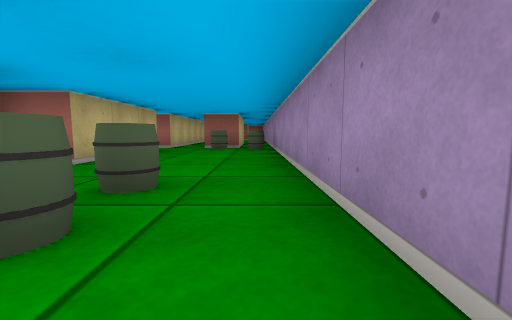
[1] (above)

17 first-person views from a walk through a cub3D ray-caster map. The camera is about half as high as the walls, tilts 6° down and sees 90° across. The floor is counted in squares. Each view is taken from the middle of a square. On the plan, view 1 faces up. The plan holds only what a view shows up to about 9 squares ahead; the rest is blank. The place goes on beyond the plan.

[2]
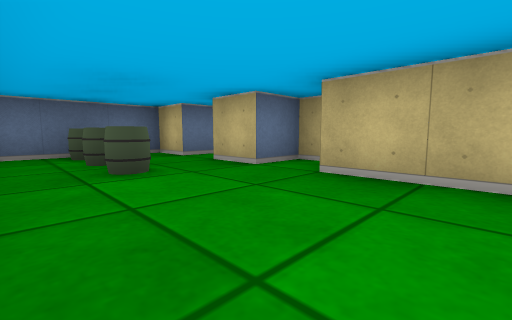

[3]
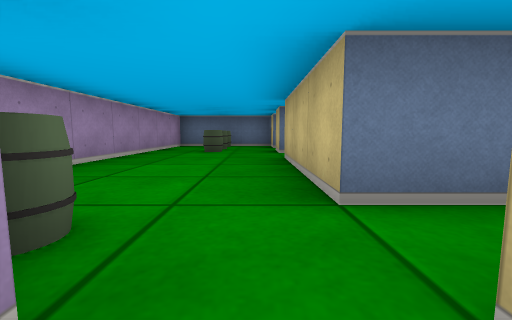

[4]
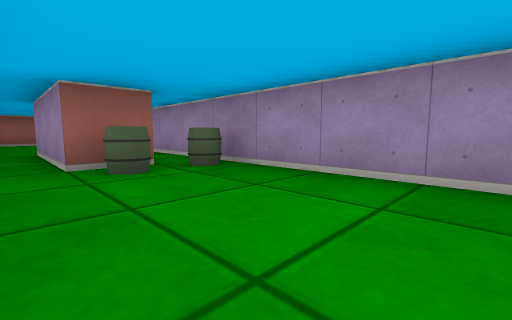

[5]
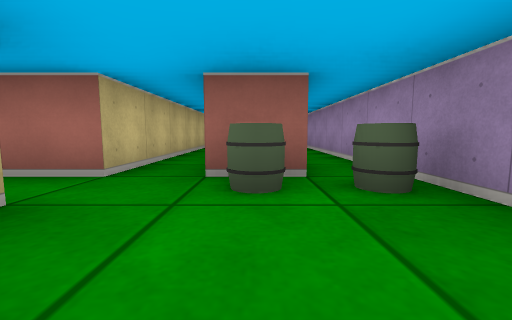

[6]
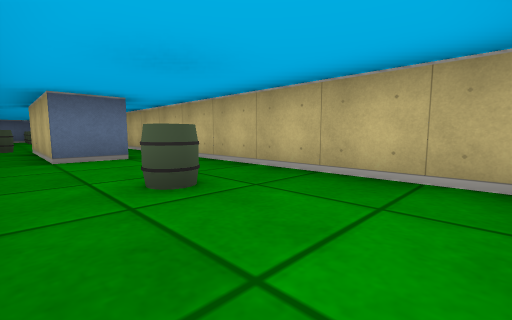

[7]
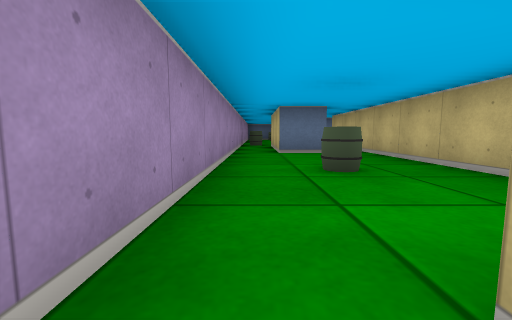

[8]
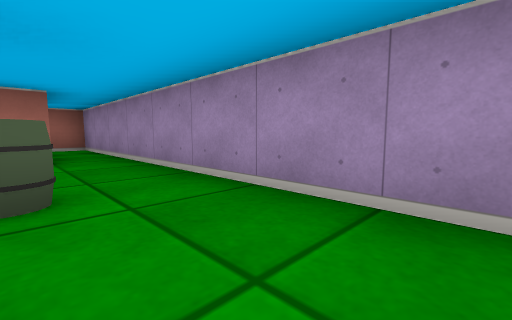

[9]
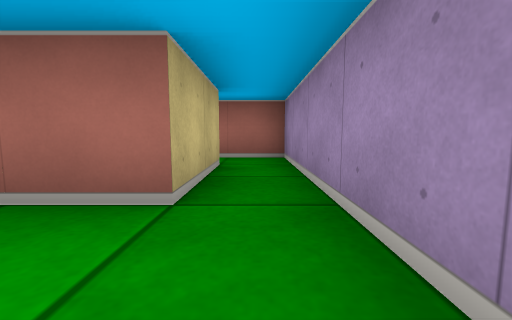

[10]
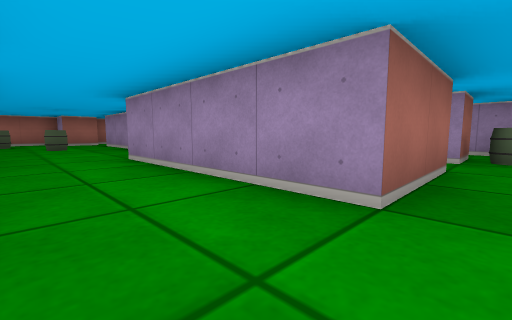

[11]
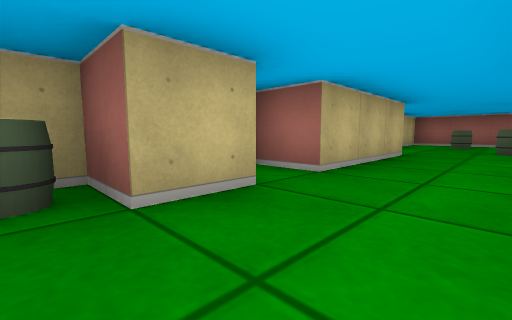

[12]
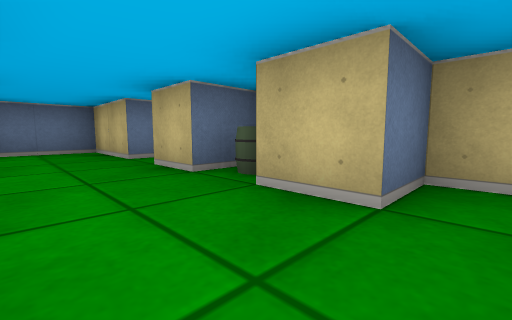

[13]
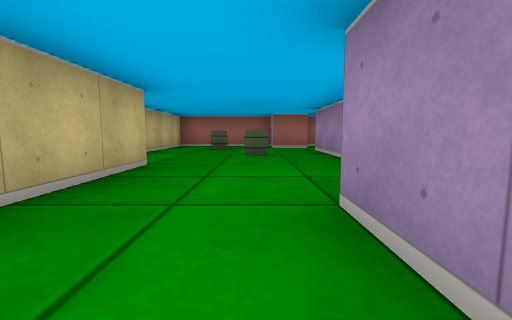

[14]
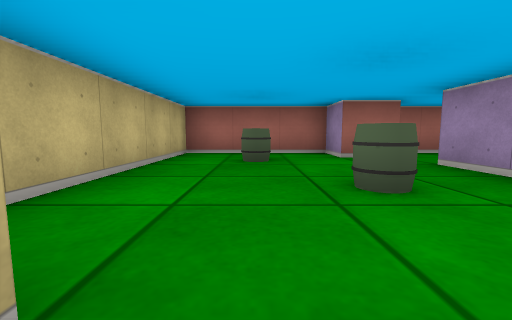

[15]
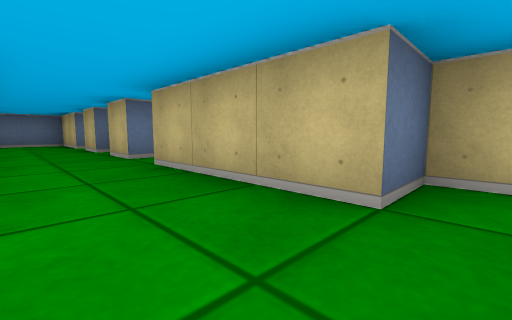

[16]
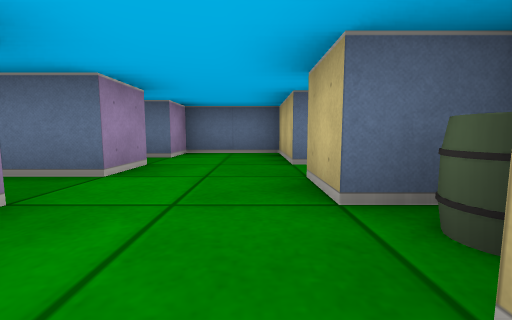

[17]
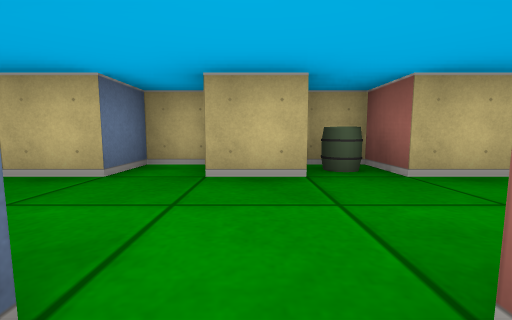

### Floor plan
Ten units are one square. View 1 is at (0, 0); x grows to the right and y downward. Boxes are objects, and circles mark ways between rooms. Rooms are numbered by the first view taken in them; rooms with no view inside come last. Other rooms are left out.
<svg viewBox="-80 -190 90 200">
<path fill="none" stroke="#000" d="M-35 -30 -35 -25 -25 -25 -25 -15M-5 -75 -15 -75M-25 -75 -45 -75M-32 -5 -25 -5 -25 5 5 5 5 -75M-45 -65 -25 -65 -25 -35 -31 -35M-25 -151 -25 -75M-15 -75 -15 -105 -5 -105 -5 -75M5 -75 5 -175M-5 -175 -5 -155 -20 -155M-75 -101 -75 -95 -65 -95 -65 -85 -75 -85 -75 -75 -65 -75 -65 -65M-35 -144 -35 -165M-45 -75 -45 -115M-45 -175 -45 -185 -75 -185 -75 -135 -65 -135 -65 -105 -75 -105M-75 -64 -75 -55 -65 -55 -65 -35 -45 -35 -45 -45 -40 -45M-45 -55 -45 -65M-34 -175 -45 -175M5 -175 5 -185 -34 -185"/>
<rect x="-15" y="-5" width="10" height="10" fill="#bbb"><title>barrel</title></rect>
<rect x="-15" y="-15" width="10" height="10" fill="#bbb"><title>barrel</title></rect>
<rect x="-15" y="-25" width="10" height="10" fill="#bbb"><title>barrel</title></rect>
<rect x="-15" y="-75" width="10" height="10" fill="#bbb"><title>barrel</title></rect>
<rect x="-5" y="-75" width="10" height="10" fill="#bbb"><title>barrel</title></rect>
<rect x="-15" y="-135" width="10" height="10" fill="#bbb"><title>barrel</title></rect>
<rect x="-75" y="-85" width="10" height="10" fill="#bbb"><title>barrel</title></rect>
<rect x="-65" y="-175" width="10" height="10" fill="#bbb"><title>barrel</title></rect>
<rect x="-55" y="-155" width="10" height="10" fill="#bbb"><title>barrel</title></rect>
<circle cx="-10" cy="-80" r="3" fill="#2a7"/>
<circle cx="-35" cy="-70" r="3" fill="#2a7"/>
<circle cx="0" cy="-165" r="3" fill="#2a7"/>
<circle cx="-40" cy="-170" r="3" fill="#2a7"/>
<text x="-10" y="-40">1</text>
<text x="-10" y="-120">2</text>
<text x="-60" y="-120">3</text>
<text x="-20" y="-180">4</text>
</svg>
Room 1 opens to room 2. Room 1 opens to room 3. Room 2 opens to room 4. Room 3 opens to room 4.

Where each view was taken, in squares from view 1:
view 1: 0 up, 0 right, facing up
view 2: 5 up, 0 right, facing down-left
view 3: 8 up, 2 left, facing down
view 4: 4 up, 2 left, facing up-right
view 5: 5 up, 1 left, facing up
view 6: 15 up, 0 right, facing down-left
view 7: 16 up, 0 right, facing down
view 8: 11 up, 1 left, facing up-right
view 9: 14 up, 0 right, facing up
view 10: 7 up, 6 left, facing up-right
view 11: 8 up, 5 left, facing up-left
view 12: 10 up, 5 left, facing down-left
view 13: 10 up, 5 left, facing up
view 14: 13 up, 6 left, facing up
view 15: 14 up, 5 left, facing down-left
view 16: 9 up, 6 left, facing down
view 17: 7 up, 4 left, facing left
